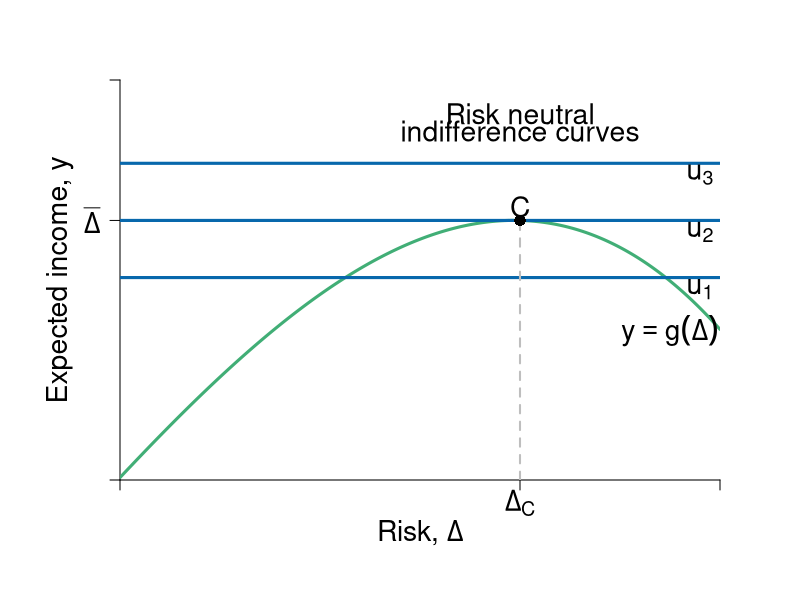

This figure's R source:
#Graph Designer: Simon Halliday & Riley Boeth '17
#Authors: Bowles, Foley and Halliday
#Title: Coordination, Conflict and Competition: A Text in Microeconomics

library(shape)
require(shape)
pdf(file = "capitalism/risks_feasible_neutral.pdf", width = 10, height = 8)


#Set parameters for graphics
axislabelsize <- 1.7
labelsize <- 1.7
graphlinewidth <- 3
segmentlinewidth <- 2

COL <- c("#7fc97f", "#beaed4", "#fdc086", "#ffff99", "#386cb0", "#f0027f", "#bf5b17", "#666666")
COLA <- c("#e0f3db", "#99d8c9","#66c2a4","#41ae76", "#238b45", "#005824")
COLB <- c("#c6dbef", "#4eb3d3", "#2b8cbe", "#0868ac","#084081")
COLC <- c("#fcfbfd", "#efedf5", "#dadaeb", "#bcbddc", "#9e9ac8", "#807dba", "#6a51a3", "#54278f", "#3f007d")

#Edited the margins to cater for the larger LHS labels
par(mar =  c(6, 6, 4, 4))

#Indifference curves of a risk-averse homo economicus (1st graph out of the two for 4.7)

indiffA1 <- function(x, uA = 5, rmax=  .7, xmax = 15) {
  uA + (1/2)*(rmax/xmax)*(x^2)
}

#rmax*x
#indiffA <- function(x, ua=2) {
#  ua + (1/12)*(x)^2
#}

#Average wealth function 

avgwealth <- function(x){
  (1.08)*((-1/35)*(((-((.9)*x-36))^2))+36.8+((-1/10)*(x-4)+(-1/1000)*((x-3)^3)))
}

#Add limits on axes and levels of utility for each indifference curve
ylims <- c(0, 35)
xlims <- c(0, 30)

npts <- 501 
x <- seq(xlims[1], xlims[2], length.out = npts)
y <- seq(ylims[1], ylims[2], length.out = npts) 

plot(0, 0, xlim = xlims, ylim = ylims, type = "n",
     xlab = expression(paste("")),
     ylab = expression(paste("")), 
     xaxt = "n", 
     yaxt = "n", 
     bty = "n", 
     xaxs="i", 
     yaxs="i"
)

#x and y limits with plain axes without ticks/numbers to match previous graph

ticksx <- c(0, 20, xlims[2])
xlabels <- c(NA, expression(paste(Delta[C])), NA)
ticksy <- c(0, avgwealth(20), ylims[2])
ylabels <- c(NA, expression(paste(bar(Delta))), NA)



axis(1,at = ticksx,  pos = 0, labels = xlabels, cex.axis = axislabelsize)
axis(2,at = ticksy,  pos = 0, labels = ylabels, las = 1, cex.axis = axislabelsize)

npts <- 500 
xx1 <- seq(xlims[1], xlims[2], length.out = npts)
xx2 <- seq(0, xlims[2], length.out = npts)
xx3 <- seq(xlims[1], 0, length.out = npts)
xx4 <- seq(-11, 0, length.out = npts)


# lines(xx1, indiffA1(xx1, uA= 8.3), col = COLB[4], lwd = graphlinewidth)
# lines(xx1, indiffA1(xx1, uA = 16), col = COLB[4], lwd = graphlinewidth)
# lines(xx1, indiffA1(xx1, uA = 23.7), col = COLB[4], lwd = graphlinewidth)
lines(xx1, avgwealth(xx1), col = COLA[4], lwd = graphlinewidth)


#Axis labels and draw linear utility function
mtext(expression(paste("Risk, ", Delta)), side = 1, line = 2.5, cex = axislabelsize)
text(-3, 0.5*ylims[2], expression(paste("Expected income, ", y)), xpd = TRUE, cex = axislabelsize, srt = 90) 


text(29-1.5, avgwealth(29)-2, expression(paste(y == g(Delta))), xpd = TRUE, cex = labelsize)

#Label various points on line

segments(0, avgwealth(x = 20), xlims[2], avgwealth(x = 20), lty = 1, col = COLB[4], lwd = graphlinewidth)
segments(0, avgwealth(x = 20) - 5, xlims[2], avgwealth(x = 20) - 5, lty = 1, col = COLB[4], lwd = graphlinewidth)
segments(0, avgwealth(x = 20) + 5, xlims[2], avgwealth(x = 20) + 5, lty = 1, col = COLB[4], lwd = graphlinewidth)

#points(25, avgwealth(25), pch = 16, col = "black", cex = 1.5)
# 
# text(23.63, avgwealth(23.63)+1.1, expression(paste("c")), cex = labelsize)
# points(23.63, avgwealth(23.63), pch = 16, col = "black", cex = 1.5)
# 
text(20, avgwealth(20)+1.2, expression(paste(C)), cex = labelsize)
segments(20, 0, 20, avgwealth(20), lty = 2, col = "gray", lwd = segmentlinewidth)
points(20, avgwealth(20), pch = 16, col = "black", cex = 1.5)
# 

#label the three indifference curves
text(29, avgwealth(20) +4, expression(paste(u[3])), xpd = TRUE, cex = labelsize)
text(29, avgwealth(20) - 1, expression(paste(u[2])),  xpd = TRUE, cex = labelsize)
text(29, avgwealth(20) - 6, expression(paste(u[1])),  xpd = TRUE, cex = labelsize)

#text(17, 38.5, expression(paste("Inequality Averse")), xpd = TRUE, cex = labelsize)
text(20, 32, expression(paste("Risk neutral")), xpd = TRUE, cex = labelsize)
text(20, 30.5, expression(paste("indifference curves")), xpd = TRUE, cex = labelsize)



dev.off()
